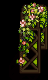

A 2D game scene composited from a Tiled map and its tileset images. What follows is a short description and the map's XML, with every tile layer's data as written:
An orthogonal 3x5 tile map with 16x16 px tiles, 5 tile layers (Back, Back2, Buildings, Front, ...).

<map version="1.2" tiledversion="1.3.5" orientation="orthogonal" renderorder="right-down" compressionlevel="0" width="3" height="5" tilewidth="16" tileheight="16" infinite="0" nextlayerid="12" nextobjectid="59">
 <tileset firstgid="1" name="zspring_chocolatesidefv" tilewidth="16" tileheight="16" tilecount="25" columns="5">
  <image source="spring_chocolatesidefv.png" width="80" height="80" />
 </tileset>
 <layer id="1" name="Back" width="3" height="5">
  <data encoding="csv">
0,0,0,
0,0,0,
0,0,0,
0,0,0,
0,0,0
</data>
 </layer>
 <objectgroup id="2" name="Back" />
 <layer id="8" name="Back2" width="3" height="5">
  <properties>
   <property name="DrawAbove" value="Back" />
  </properties>
  <data encoding="csv">
0,4,5,
0,9,10,
0,14,15,
16,19,20,
21,11,25
</data>
 </layer>
 <objectgroup id="9" name="Back2" />
 <layer id="3" name="Buildings" width="3" height="5">
  <data encoding="csv">
0,0,0,
0,0,0,
0,25,6,
0,0,0,
0,22,23
</data>
 </layer>
 <objectgroup id="4" name="Buildings" />
 <layer id="10" name="Front" width="3" height="5">
  <data encoding="csv">
0,4,5,
0,9,10,
0,12,13,
0,17,18,
0,0,0
</data>
 </layer>
 <objectgroup id="6" name="Front" />
 <layer id="5" name="AlwaysFront" width="3" height="5">
  <data encoding="csv">
0,2,3,
0,7,8,
0,0,0,
0,0,0,
0,0,0
</data>
 </layer>
 <objectgroup id="11" name="AlwaysFront" />
</map>
